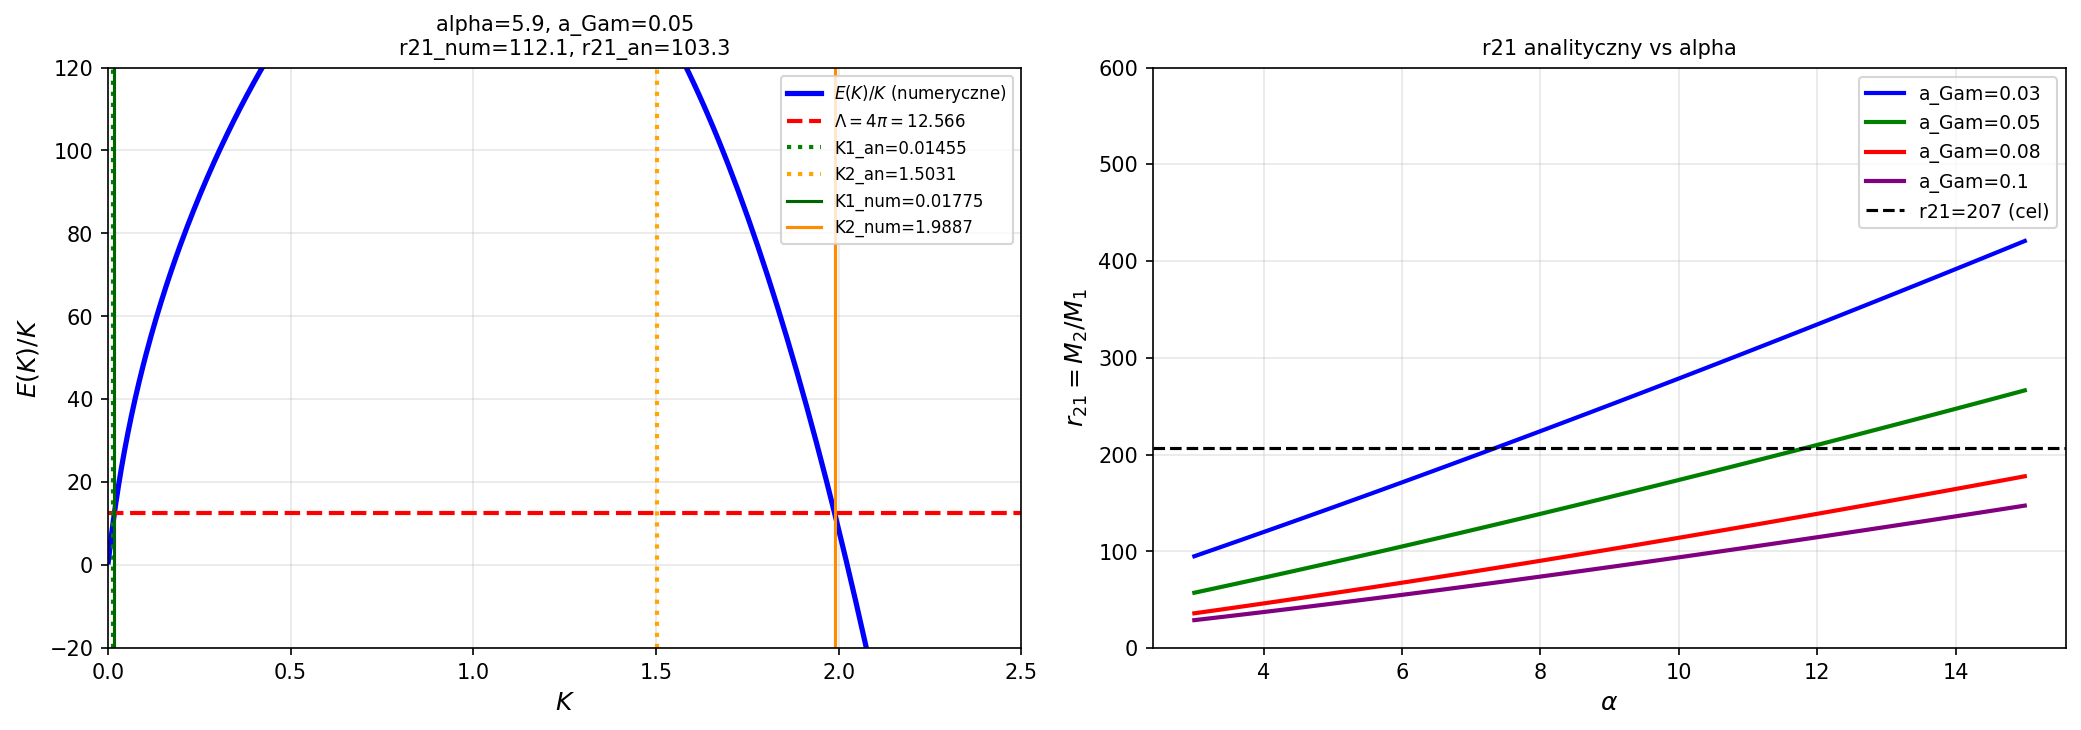

Write the Python code that produced this figure.
"""
TGP — Analityczne wyprowadzenie r21 = M2/M1
============================================

Strategia: analiza E(K)/K w trzech rezimach K.
Dwa przeciecia E/K = Lambda = 4pi daja K1 < K2,
stad M1 = 4pi*Phi0*K1,  M2 = 4pi*Phi0*K2,  r21 = K2/K1.

Wyprowadzamy K1 i K2 analitycznie, weryfikujemy numerycznie.
"""
import numpy as np
from scipy.optimize import brentq
import matplotlib
matplotlib.use('Agg')
import matplotlib.pyplot as plt

GAMMA = 1.0; PHI0 = 1.0; MSP = 1.0
LAM = 5.514e-7                 # V_mod: + LAM*(psi-1)^6/6 stabilizacja (efekt < 0.03% na r21)
LAMBDA = 4.0 * np.pi          # stala samospojnosci

# ======================================================================
# DOKLADNA E(K)/K (numerycznie, do weryfikacji)
# ======================================================================
def E_over_K_exact(K, a_gam, alpha, Phi0=1.0, msp=1.0, N=3000):
    r_max = max(30.0/msp, 10.0)
    r  = np.linspace(a_gam, r_max, N)
    ph = Phi0 + K * np.exp(-msp*r) / r
    ph = np.maximum(ph, 1e-10)
    dp = K * np.exp(-msp*r) * (-msp*r - 1.0) / r**2
    Ek = 4*np.pi * np.trapezoid(0.5*dp**2*(1 + alpha/(Phi0*ph)) * r**2, r)
    psi = ph / Phi0
    Ep  = 4*np.pi * Phi0**2 * np.trapezoid(
        (GAMMA/3*psi**3 - GAMMA/4*psi**4 - GAMMA/3 + GAMMA/4 + LAM/6*(psi-1.0)**6) * r**2, r)
    return (Ek + Ep) / K

def find_crossings_exact(a_gam, alpha, K_max=4.0, N=600):
    Kv = np.concatenate([
        np.linspace(0.001, 0.1,   int(N*0.3)),
        np.linspace(0.1,   1.0,   int(N*0.4)),
        np.linspace(1.0,   K_max, int(N*0.3))])
    Kv = np.unique(Kv)
    fv = np.array([E_over_K_exact(K, a_gam, alpha) - LAMBDA for K in Kv])
    roots = []
    for i in range(len(fv)-1):
        if np.isfinite(fv[i]) and np.isfinite(fv[i+1]) and fv[i]*fv[i+1] < 0:
            try:
                Kc = brentq(lambda K: E_over_K_exact(K, a_gam, alpha) - LAMBDA,
                            Kv[i], Kv[i+1], xtol=1e-9)
                roots.append(Kc)
            except Exception:
                pass
    return roots, Kv, fv

# ======================================================================
# ANALIZA REZIMU A (male K): E ~ 2pi*K^2*(1+alpha)/a_gam
# Energia kinetyczna UV-dominowana przez rdzen
# ======================================================================
# Ek_std ~ integral K^2*exp(-2s)*(1+s)^2/s^2 ds ze skonczonym limitem a_gam
#        ~ 2*pi*K^2 * sqrt(Phi0)/a_gam  (dominacja UV 1/s^2)
#
# Ek_nl  ~ alpha/Phi0^2 * Ek_std  (dla K<<Phi0*a_gam)
#
# Ep_quad ~ -pi*K^2*sqrt(Phi0)  (czlon V''(1)=-1 podcalkowy)
#
# Dla Phi0=1, msp=1:
#   E/K ~ 2*pi*K*(1+alpha)/a_gam - pi*K = pi*K*(2*(1+alpha)/a_gam - 1)
#
# Pierwsze przejscie: E/K = 4*pi  =>
#   K1_analytic = 4*a_gam / (2*(1+alpha) - a_gam)
#
# Dla alpha >> 1, a_gam << 1:
#   K1 ~ 2*a_gam / (1+alpha)                              [formula K1]

def K1_analytic(a_gam, alpha):
    """Wzor analityczny na K1 (wiodace porzadkowanie)."""
    return 4*a_gam / (2*(1+alpha) - a_gam)

# ======================================================================
# ANALIZA REZIMU C (duze K): E ~ 2pi*K^2/a_gam + 2pi*alpha*K - pi*K^4/a_gam
# Czlon kwartyczny potencjalu dominuje przy duzych K
# ======================================================================
# dPhi/dr ~ -K/r^2 przy r~a_gam
# phi_core ~ K/a_gam >> 1  dla K >> Phi0*a_gam
#
# V(phi_core/Phi0) - V(1) ~ -(K/a_gam)^4/4  (dominacja phi^4)
# Ep_quart ~ -4pi*a_gam^3 * (K/a_gam)^4/4 = -pi*K^4/a_gam
#
# Ek_nl_core (dla phi_core >> Phi0):
#   alpha/(Phi0*phi_core) ~ alpha*a_gam/K  <<  zintegrowane: ~ 2pi*alpha*K
#
# Laczna E/K przy duzych K:
#   E/K ~ 2pi*K/a_gam + 2pi*alpha - pi*K^3/a_gam
#
# Drugie przejscie: E/K = 4*pi  =>
#   2*K/a_gam + 2*alpha - K^3/a_gam = 4
#   K^3 - 2*K = a_gam*(2*alpha - 4)   [rownanie kubiczne na K2]

def K2_analytic(a_gam, alpha):
    """
    Analityczny K2 z rownania kubicznego:
       K^3 - 2*K = a_gam*(2*alpha - 4)

    Rozwiazanie przez wzor Cardano lub numerycznie.
    """
    # K^3 - 2K - c = 0, c = a_gam*(2*alpha-4)
    c = a_gam * (2*alpha - 4)
    # Szukamy korzenia powyzej sqrt(2/3) (minimum K^3-2K)
    try:
        # f(K) = K^3 - 2K - c = 0, K > 1
        return brentq(lambda K: K**3 - 2*K - c, 0.5, 10.0, xtol=1e-10)
    except Exception:
        return None

# Wzor Cardano dla K^3 + pK + q = 0:
# K^3 - 2K - c = 0  =>  p=-2, q=-c
# Wyroznik: Delta = -(4p^3 + 27q^2) = -(4*(-2)^3 + 27*c^2) = 32 - 27c^2
# Jesli Delta > 0: trzy rzeczywiste korzenie
# Jesli Delta < 0: jeden rzeczywisty korzen (duze K rozwiazanie)

def K2_cardano(a_gam, alpha):
    """Wzor Cardano dla K^3 - 2K = c."""
    c = a_gam * (2*alpha - 4)
    # K^3 - 2K - c = 0 <=> K^3 + pK + q = 0, p=-2, q=-c
    p, q = -2.0, -c
    Delta = -(4*p**3 + 27*q**2)  # dyskryminant
    if Delta > 0:
        # 3 rzeczywiste korzenie: forma tryg
        m = 2*np.sqrt(-p/3)
        theta = np.arccos(3*q/(p*m))/3
        # Trzy korzenie: m*cos(theta), m*cos(theta+2pi/3), m*cos(theta+4pi/3)
        roots = [m*np.cos(theta + 2*k*np.pi/3) for k in range(3)]
        positive = [r for r in roots if r > 0]
        return max(positive) if positive else None
    else:
        # 1 rzeczywisty korzen: formula Cardano
        A = np.cbrt(-q/2 + np.sqrt(q**2/4 + p**3/27))
        B = np.cbrt(-q/2 - np.sqrt(q**2/4 + p**3/27))
        return A + B

# ======================================================================
# FORMULA NA r21
# ======================================================================
# r21 = K2/K1 = K2 * (2*(1+alpha) - a_gam) / (4*a_gam)
#
# Dla alpha >> 1:
#   K1 ~ 2*a_gam/(1+alpha)
#   K2 ~ root of K^3 - 2K = 2*alpha*a_gam
#   r21 ~ K2*(1+alpha)/(2*a_gam)

def r21_analytic(a_gam, alpha):
    K1 = K1_analytic(a_gam, alpha)
    K2 = K2_analytic(a_gam, alpha)
    if K1 and K2 and K1 > 0:
        return K2/K1
    return None

# ======================================================================
# WERYFIKACJA NUMERYCZNA
# ======================================================================
print("="*70)
print("WERYFIKACJA: K1_analytic vs K1_numeryczny")
print("="*70)
print(f"{'alpha':>7} {'a_gam':>7} {'K1_num':>10} {'K1_an':>10} {'err%':>8} "
      f"{'K2_num':>10} {'K2_an':>10} {'err%':>8}")
print("-"*70)

for alpha in [4.0, 5.9, 6.0, 8.0, 10.0]:
    for a_gam in [0.03, 0.05, 0.08, 0.10]:
        roots, _, _ = find_crossings_exact(a_gam, alpha)
        if len(roots) < 2:
            continue
        K1n, K2n = roots[0], roots[1]
        K1a = K1_analytic(a_gam, alpha)
        K2a = K2_analytic(a_gam, alpha)
        err1 = 100*(K1a - K1n)/K1n
        err2 = 100*(K2a - K2n)/K2n if K2a else None
        s2a = f"{K2a:.5f}" if K2a else "-"
        se2 = f"{err2:+.1f}%" if err2 else "-"
        print(f"{alpha:>7.1f} {a_gam:>7.3f} {K1n:>10.6f} {K1a:>10.6f} {err1:>+7.1f}% "
              f"{K2n:>10.5f} {s2a:>10} {se2:>8}")

# ======================================================================
# r21 ANALITYCZNY vs NUMERYCZNY
# ======================================================================
print()
print("="*70)
print("r21 = K2/K1: ANALITYCZNY vs NUMERYCZNY")
print("="*70)
print(f"{'alpha':>7} {'a_gam':>7} {'r21_num':>10} {'r21_an':>10} {'err%':>8} "
      f"{'r21_asymp':>12}")
print("-"*70)

results = []
for alpha in [4.0, 5.0, 5.9, 6.0, 7.0, 8.0, 10.0]:
    for a_gam in [0.03, 0.05, 0.08, 0.10]:
        roots, _, _ = find_crossings_exact(a_gam, alpha)
        if len(roots) < 2:
            continue
        K1n, K2n = roots[0], roots[1]
        r21n = K2n/K1n
        r21a = r21_analytic(a_gam, alpha)
        # Asymptotyczna formula: r21 ~ sqrt(2)*(1+alpha)/(2*a_gam)
        r21_asymp = np.sqrt(2)*(1+alpha)/(2*a_gam)
        err = 100*(r21a - r21n)/r21n if r21a else None
        sa = f"{r21a:.2f}" if r21a else "-"
        se = f"{err:+.1f}%" if err else "-"
        results.append({'alpha': alpha, 'a_gam': a_gam,
                        'r21n': r21n, 'r21a': r21a, 'r21_asymp': r21_asymp})
        print(f"{alpha:>7.1f} {a_gam:>7.3f} {r21n:>10.2f} {sa:>10} {se:>8} "
              f"{r21_asymp:>12.1f}")

# ======================================================================
# WZOR ZAMKNIETY NA r21
# ======================================================================
print()
print("="*70)
print("WZOR ZAMKNIETY NA r21:")
print("="*70)
print("""
  K1 ~ 4*a_Gam / (2*(1+alpha) - a_Gam)  ~  2*a_Gam / (1+alpha)

  K2 = wiekszy korzen rownania kubicznego:
       K^3 - 2*K = a_Gam*(2*alpha - 4)

  Wzor Cardano: K2 = 2*sqrt(2/3)*cos[ (1/3)*arccos(3*c/(p*m)) ]
     gdzie c = a_Gam*(2*alpha-4),  m = 2*sqrt(2/3)

  r21 = K2/K1 ~ K2*(1+alpha) / (2*a_Gam)

  Asymptotycznie dla alpha >> 1, a_Gam*alpha >> 1:
       K2 ~ (2*alpha*a_Gam)^(1/3)        [czlon kubiczny dominuje]
       r21 ~ (2*alpha*a_Gam)^(1/3) * (1+alpha) / (2*a_Gam)
           ~ (alpha/(2*a_Gam^2))^(1/3) * alpha/2
           ~ alpha^(4/3) / (2*a_Gam)^(2/3)
""")

print("  Weryfikacja wzoru asymptotycznego:")
print(f"  {'alpha':>7} {'a_gam':>7} {'r21_num':>10} {'asym_kubiczny':>15} {'err%':>8}")
for r in results:
    alpha, a_gam = r['alpha'], r['a_gam']
    c = a_gam*(2*alpha-4)
    # Asymptota dla duzego c: K2 ~ c^(1/3)
    K2_asy = c**(1/3) if c > 0 else None
    if K2_asy:
        K1_asy = 2*a_gam/(1+alpha)
        r21_asy = K2_asy/K1_asy
        err = 100*(r21_asy - r['r21n'])/r['r21n']
        print(f"  {alpha:>7.1f} {a_gam:>7.3f} {r['r21n']:>10.2f} {r21_asy:>15.2f} {err:>+8.1f}%")

# ======================================================================
# JAKA KOMBINACJA (alpha, a_Gam) DAJE r21=207?
# ======================================================================
print()
print("="*70)
print("SKAN: dla jakiego (alpha, a_Gam) r21_analytic = 207?")
print("="*70)
print(f"  {'alpha':>7} {'a_gam':>7} {'r21_an':>10} {'r21_num':>10} {'roznica':>10}")
target = 207.0
for alpha in np.linspace(4.0, 12.0, 9):
    for a_gam in np.linspace(0.02, 0.12, 6):
        r21a = r21_analytic(a_gam, alpha)
        if r21a is None: continue
        # Sprawdz bliskosc do 207
        if abs(r21a - target)/target < 0.15:
            roots, _, _ = find_crossings_exact(a_gam, alpha)
            r21n = roots[1]/roots[0] if len(roots) >= 2 else None
            s_n = f"{r21n:.2f}" if r21n else "-"
            diff = f"{100*(r21a-target)/target:+.1f}%" if r21a else "-"
            print(f"  {alpha:>7.2f} {a_gam:>7.3f} {r21a:>10.2f} {s_n:>10} {diff:>10}")

# ======================================================================
# WYKRES: E(K)/K i dwa przeciecia
# ======================================================================
fig, axes = plt.subplots(1, 2, figsize=(14, 5))

alpha_plot = 5.9; a_gam_plot = 0.05
roots, Kv, fv = find_crossings_exact(a_gam_plot, alpha_plot, K_max=3.0, N=500)
EKv = fv + LAMBDA

ax = axes[0]
mask = np.isfinite(EKv) & (EKv > -50) & (EKv < 200)
ax.plot(Kv[mask], EKv[mask], 'b-', lw=2.5, label=r'$E(K)/K$ (numeryczne)')
ax.axhline(LAMBDA, color='r', ls='--', lw=2, label=rf'$\Lambda = 4\pi = {LAMBDA:.3f}$')

# Analityczne K1, K2
K1a = K1_analytic(a_gam_plot, alpha_plot)
K2a = K2_analytic(a_gam_plot, alpha_plot)
ax.axvline(K1a, color='green', ls=':', lw=2, label=f'K1_an={K1a:.5f}')
ax.axvline(K2a, color='orange', ls=':', lw=2, label=f'K2_an={K2a:.4f}')

if len(roots) >= 2:
    ax.axvline(roots[0], color='darkgreen', ls='-', lw=1.5, label=f'K1_num={roots[0]:.5f}')
    ax.axvline(roots[1], color='darkorange', ls='-', lw=1.5, label=f'K2_num={roots[1]:.4f}')
    r21n = roots[1]/roots[0]
    ax.set_title(f'alpha={alpha_plot}, a_Gam={a_gam_plot}\n'
                 f'r21_num={r21n:.1f}, r21_an={r21_analytic(a_gam_plot, alpha_plot):.1f}',
                 fontsize=10)

ax.set_xlabel(r'$K$', fontsize=12)
ax.set_ylabel(r'$E(K)/K$', fontsize=12)
ax.set_ylim(-20, 120)
ax.set_xlim(0, 2.5)
ax.legend(fontsize=8)
ax.grid(True, alpha=0.3)

# Panel 2: r21 vs alpha dla roznych a_Gam
ax2 = axes[1]
alpha_arr = np.linspace(3.0, 15.0, 60)
colors2 = ['b', 'g', 'r', 'purple']
for ci, a_g in enumerate([0.03, 0.05, 0.08, 0.10]):
    r21_arr = [r21_analytic(a_g, a) for a in alpha_arr]
    r21_arr = [r if r else np.nan for r in r21_arr]
    ax2.plot(alpha_arr, r21_arr, '-', color=colors2[ci], lw=2,
             label=f'a_Gam={a_g}')

ax2.axhline(207, color='k', ls='--', lw=1.5, label='r21=207 (cel)')
ax2.set_xlabel(r'$\alpha$', fontsize=12)
ax2.set_ylabel(r'$r_{21} = M_2/M_1$', fontsize=12)
ax2.set_title('r21 analityczny vs alpha', fontsize=10)
ax2.legend(fontsize=9)
ax2.grid(True, alpha=0.3)
ax2.set_ylim(0, 600)

plt.tight_layout()
plt.savefig('TGP/TGP_v1/scripts/advanced/r21_wyprowadzenie.png',
            dpi=150, bbox_inches='tight')

# ======================================================================
# DOKLADNA FORMULA: Cardano dla K2
# ======================================================================
print()
print("="*70)
print("WZOR CARDANO (dokladny dla K2):")
print("="*70)
print("""
  Rownanie: K^3 - 2K - c = 0,  c = a_Gam*(2*alpha - 4)

  Dysryminant: Delta = 32 - 27*c^2

  Gdy Delta > 0 (trzy rzeczywiste korzenie — 3 generacje!):
       K = (2/sqrt(3)) * cos[ (1/3)*arccos( (3*sqrt(3)/4)*c ) - 2pi*k/3 ]
         dla k = 0, 1, 2

  K1 (maly): k=2  =>  K1_from_cubic = (2/sqrt(3))*cos[(1/3)*arccos(...) + 4pi/3]
  K2 (duzy): k=0  =>  K2_from_cubic = (2/sqrt(3))*cos[(1/3)*arccos(...)]

  WARUNEK 3 GENERACJI: Delta > 0  =>  c^2 < 32/27
       |a_Gam*(2*alpha-4)| < sqrt(32/27) ~ 1.089

  Maksymalny r21 przy c -> sqrt(32/27) (granica 3 generacji):
       K2_max = 2/sqrt(3) = 2*sqrt(3)/3 ~ 1.155
       K1_min = 4*a_Gam/(2*(1+alpha)-a_Gam) ~ 2*a_Gam/(1+alpha)
       r21_max ~ (1+alpha)*sqrt(3)/a_Gam
""")

for alpha in [5.9, 6.0, 8.0, 10.0]:
    for a_gam in [0.03, 0.05, 0.08]:
        c = a_gam*(2*alpha-4)
        Delta = 32 - 27*c**2
        K2c = K2_cardano(a_gam, alpha)
        K1a = K1_analytic(a_gam, alpha)
        r21c = K2c/K1a if K2c else None
        sc = f"{'3gen' if Delta>0 else '1gen'}"
        sr = f"{r21c:.2f}" if r21c else "-"
        print(f"  alpha={alpha:.1f} a_Gam={a_gam:.3f}: c={c:.4f}  Delta={Delta:.3f}  "
              f"K2_Cardano={K2c:.5f}  r21={sr}  [{sc}]")

# Maksymalne r21 w limicie Delta=0:
print()
print("  Graniczne r21 (Delta=0, maksymalne K2=2/sqrt(3)):")
K2_limit = 2/np.sqrt(3)
for alpha in [5.9, 6.0, 8.0, 10.0]:
    for a_gam in [0.03, 0.05, 0.08]:
        K1a = K1_analytic(a_gam, alpha)
        r21_lim = K2_limit / K1a
        a_Gam_crit = np.sqrt(32/27) / (2*alpha-4) if alpha > 2 else None
        print(f"    alpha={alpha:.1f} a_Gam={a_gam:.3f}: r21_max={r21_lim:.1f}")

print()
print("Wykres: r21_wyprowadzenie.png")
print("Gotowe.")
